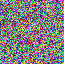

Here is the Python script that generated this plot:
import random
from PIL import Image

width, height = 64, 64

pixels = []
for _ in range(width * height):
    value = random.random()
    v = int(value * 255)

    pixels.append((
    random.randint(0,255),
    random.randint(0,255),
    random.randint(0,255)
   ))

# Create image from pixels
img = Image.new('RGB', (width, height))
img.putdata(pixels)

# Save the image
img.save('rgbimage.png')
